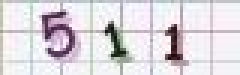
//> input picture C++ sources/Egoshare Preprocessing/test.jpg, 80 x 25 px (shown 3 times larger)
$ ./main   (built with g++ and OpenCV 4)
//> lines starting //> are read from the running program, lines starting //| are printed output that depends on the picture; after the words box and inside, x2 and y2 are one past the last pixel; in counts of white or black regions, pixels touching at a corner belong together
#include <cv.hpp>
#include <cxcore.hpp>
#include <highgui.h>
#include <iostream>
#include <string>
#include <vector>
#include <algorithm>
#include <sstream>

#if defined (WIN32)
#pragma comment(lib,"cv")
#pragma comment(lib,"cvaux")
#pragma comment(lib,"cxcore")
#pragma comment(lib,"highgui")
#pragma comment(lib,"cvcam")
#endif

using namespace std;


#define WIDTH 20
#define HEIGHT 20


template <class T>
inline std::string to_string (const T& t)
{
	std::stringstream ss;
	ss << t;
	return ss.str();
}


typedef struct CC
{
	CvConnectedComp *comp;
	IplImage *mask;
};


inline int func_compare_area_cc(const void *a, const void *b)
{
	//Ordre d閏roissant par aire
	return (*((CC**) b))->comp->area - (*((CC**) a))->comp->area;
}

inline int func_compare_pos_cc(const void *a, const void *b)
{
	//cout << "COMPARISON: " << (*((CC**) a))->comp->rect.x << " " << (*((CC**) b))->comp->rect.x << endl;
	//Ordre croissant par position
	return (*((CC**) a))->comp->rect.x - (*((CC**) b))->comp->rect.x;
}


int main(int argc, char *argv[])
{
	//Noms de fichiers
	string filenameIN;
	if (argc < 2)
		filenameIN = "test.jpg";
	else
		filenameIN = argv[1];


	//Seuillage
	int threshold = 150, maxValue = 255;
	int thresholdType = CV_THRESH_BINARY;

	IplImage *srcImg=0, *grayThresh=0, *gray4=0, *gray8=0;
	srcImg = cvLoadImage(filenameIN.c_str(),1);
//> srcImg is the input picture: 25 rows x 80 cols, CV_8UC3; mean B, G, R 221.1, 215.7, 220.2

	grayThresh = cvCreateImage( cvSize(srcImg->width, srcImg->height), IPL_DEPTH_8U, 1 );
	cvCvtColor(srcImg, grayThresh, CV_BGR2GRAY );
	cvThreshold(grayThresh, grayThresh, threshold, maxValue, thresholdType);
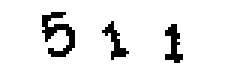
//> grayThresh: 25 rows x 80 cols, CV_8UC1 (shown 3 times larger); 92.1% white; black in thin lines or dots, all inside (x1, y1, x2, y2) = (14, 4, 61, 21)

	int connectivity, size;

	//On commence par chercher les composantes 8-connexes
	connectivity = 4;
	std::vector<CC*> CCs4;


	gray4 = cvCloneImage(grayThresh);

	//S閘ection de toutes les composantes connexes en noir
	for (int i=0; i<gray4->width; ++i)
	{
		for (int j=0; j<gray4->height; ++j)
		{
			if (cvGet2D(gray4, j, i).val[0] == 0)
			{
				CvConnectedComp *comp = new CvConnectedComp;

				IplImage *mask = cvCreateImage(cvSize(gray4->width+2, gray4->height+2), IPL_DEPTH_8U, 1);
				cvZero(mask);

				cvFloodFill(gray4, cvPoint(i,j), cvScalar(128),cvScalarAll(0),cvScalarAll(0),comp, connectivity, mask);

				CC *cc = new CC;
				cc->mask = mask;
				cc->comp = comp;
				CCs4.push_back(cc);
			}
		}
	}
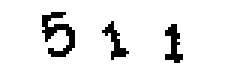
//> gray4: 25 rows x 80 cols, CV_8UC1 (shown 3 times larger); values 128 (black) and 255 (white), 92.1% white; black in thin lines or dots, all inside (x1, y1, x2, y2) = (14, 4, 61, 21)
//> after the loop, CCs4 = 3 items

	//cout << CCs4.size() << " connected 4-components found." << endl;

	//Tri d閏roissant selon l'aire des composantes connexes
	qsort(&CCs4[0], CCs4.size(), sizeof(CCs4[0]), func_compare_area_cc);

	//On ne garde que 3 composantes connexes
	size = CCs4.size();
//> size = 3
	for (int i=3; i<size; ++i)
		CCs4.pop_back();
//> this loop made 0 passes


	//On commence par chercher les composantes 8-connexes
	connectivity = 8;
	std::vector<CC*> CCs8;

	gray8 = cvCloneImage(grayThresh);

	//S閘ection de toutes les composantes connexes en noir
	for (int i=0; i<gray8->width; ++i)
	{
		for (int j=0; j<gray8->height; ++j)
		{
			if (cvGet2D(gray8, j, i).val[0] == 0)
			{
				CvConnectedComp *comp = new CvConnectedComp;

				IplImage *mask = cvCreateImage(cvSize(gray8->width+2, gray8->height+2), IPL_DEPTH_8U, 1);
				cvZero(mask);

				cvFloodFill(gray8, cvPoint(i,j), cvScalar(128),cvScalarAll(0),cvScalarAll(0),comp, connectivity, mask);

				CC *cc = new CC;
				cc->mask = mask;
				cc->comp = comp;
				CCs8.push_back(cc);
			}
		}
	}
//> after the loop, CCs8 = 3 items

	//cout << CCs8.size() << " connected 8-components found." << endl;

	//Tri d閏roissant selon l'aire des composantes connexes
	qsort(&CCs8[0], CCs8.size(), sizeof(CCs8[0]), func_compare_area_cc);

	//On ne garde que 3 composantes connexes
	size = CCs8.size();
	for (int i=3; i<size; ++i)
		CCs8.pop_back();


	std::vector<CC*> CCs;

	if (CCs8.size() < 3)
	{
		CCs = CCs4;
		//cout << "4" << endl;
	}
	else
	{
		//Si une des composantes 4-connexes est un fragment de caract鑢e,
		//on cherche les composantes 8-connexes
		if (CCs4[2]->comp->area < 30)
		{
			CCs = CCs8;
			//cout << "8" << endl;
		}
		else
		{
			CCs = CCs4;
//> CCs = 3 items
			//cout << "4" << endl;
		}
	}


	//Tri croissant selon l'abscisse de la composante connexe
	qsort(&CCs[0], CCs.size(), sizeof(CCs[0]), func_compare_pos_cc);


	std::vector<IplImage*> letters;
	for (int i=0; i<3; ++i)
	{
		IplImage *letter = new IplImage;
		letter = cvCreateImage( cvSize(WIDTH, HEIGHT), IPL_DEPTH_8U, 1 );
//> (the run ends here: the program needs code that is not available in this run, at `cvFillImage(letter, 255);`)
